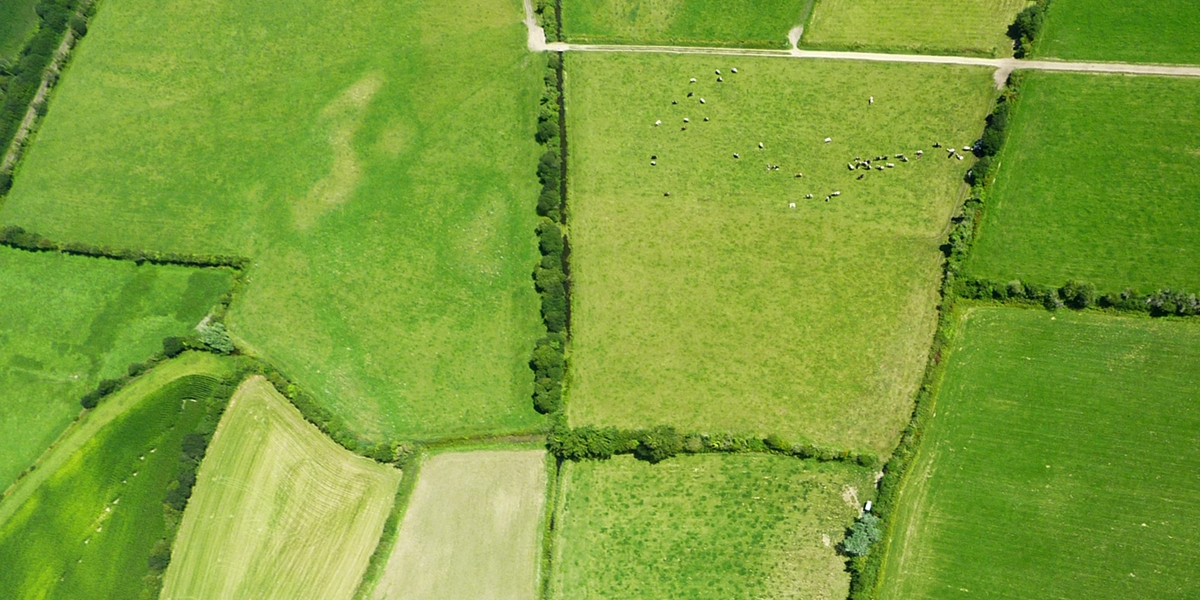
//> input picture Donnee2/Images/champ.jpg, 1200 x 600 px
$ ./main   (built with g++ and OpenCV 4)
//> lines starting //> are read from the running program, lines starting //| are printed output that depends on the picture
#include <iostream>
#include <opencv2/opencv.hpp>

std::vector<uchar> getVoisins(const cv::Mat &img, int x, int y)
{
    std::vector<uchar> voisins;
    for (int i = x - 1; i <= x + 1; i++)
    {
        for (int j = y - 1; j <= y + 1; j++)
        {
            if (i >= 0 && i < img.rows && j >= 0 && j < img.cols)
            {
                voisins.push_back(img.at<uchar>(i, j));
            }
        }
    }
    return voisins;
}

// Calculer le mediane des voisins d'un pixel donné
uchar mediane(const cv::Mat &img, int x, int y)
{
    std::vector<uchar> voisins = getVoisins(img, x, y);
    std::sort(voisins.begin(), voisins.end());
    return voisins[voisins.size() / 2];
}

int main()
{
    cv::Mat img = cv::imread("./Donnee2/Images/champ.jpg", cv::IMREAD_GRAYSCALE);
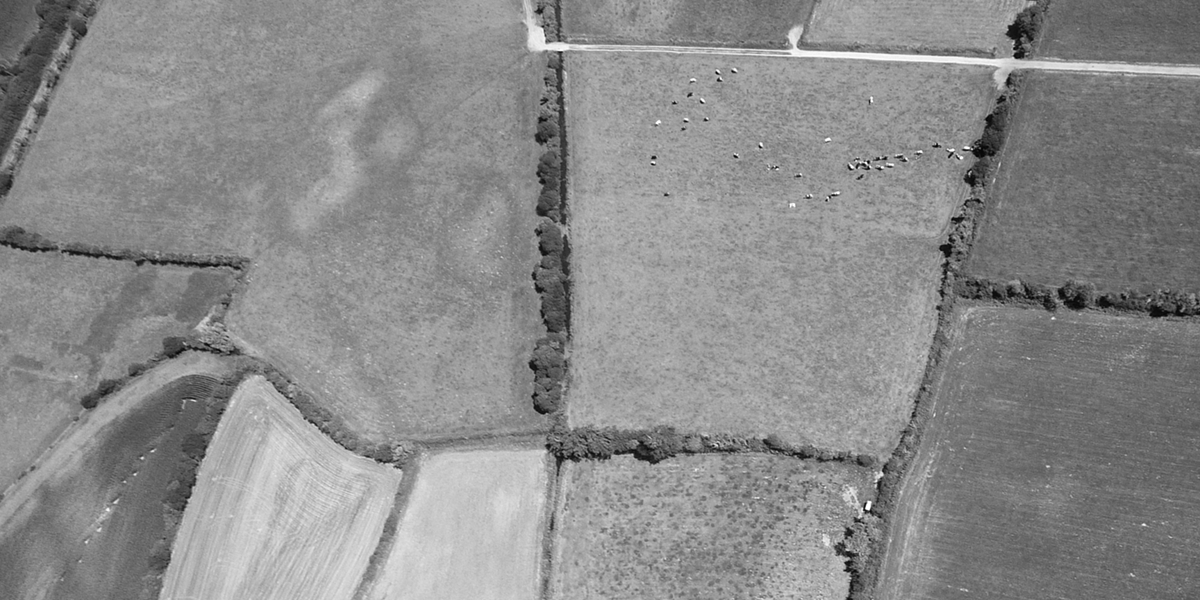
//> img: 600 rows x 1200 cols, CV_8UC1; min 1, max 255, mean 138.9
    // Copier l'image avant le filtrage
    cv::Mat img2 = img.clone();
    // Afficher l'image avant le filtrage
    // cv::imshow("Image1", img);
    std::vector<uchar> voisins = getVoisins(img, 1, 1);
//> after the loop in getVoisins, `for (int i = x - 1; i <= x + 1; i++)`: voisins = [84, 86, 82, 69, 72, 80, 73, 66, 77]
//> voisins = [84, 86, 82, 69, 72, 80, 73, 66, 77]

    for (int i = 0; i < img.rows; i++)
    {
        for (int j = 0; j < img.cols; j++)
        {
            img.at<uchar>(i, j) = mediane(img, i, j);
        }
    }

    // Afficher l'image
    // cv::imshow("Image2", img);
    // cv::waitKey(0); // Wait for a key press to close the window

    return 0;
}

/*
    x x x
    x p x
    x x x
*/

$ run again, with Donnee2/Images/fleurs1.jpg copied over Donnee2/Images/champ.jpg
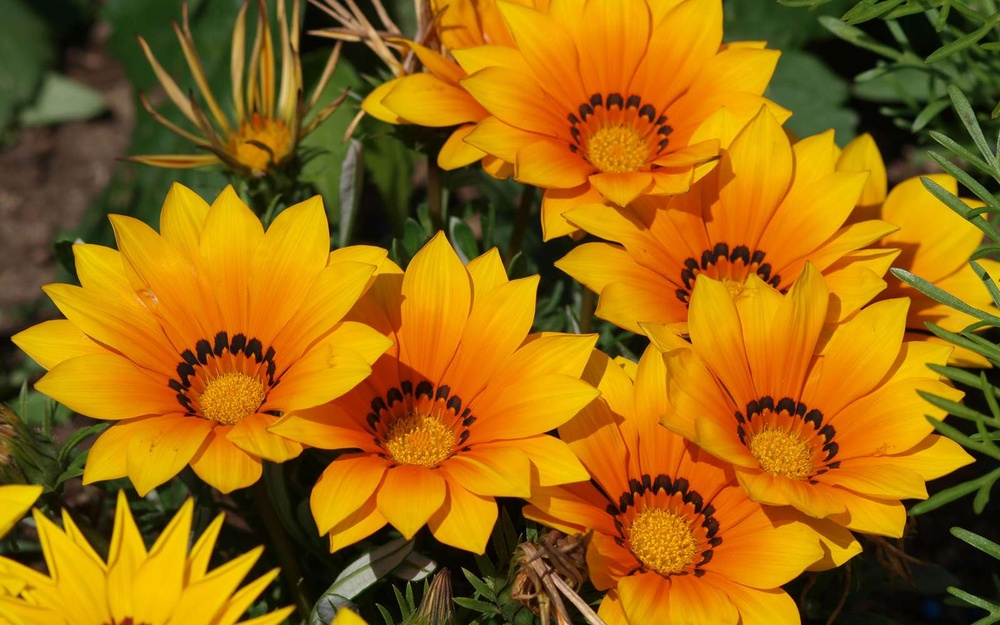
//> input picture Donnee2/Images/fleurs1.jpg, 1000 x 625 px, shrunk from 1600 x 1000 before the run
//> `cv::Mat img = cv::imread("./Donnee2/Images/champ.jpg", cv::IMREAD_GRAY..`:
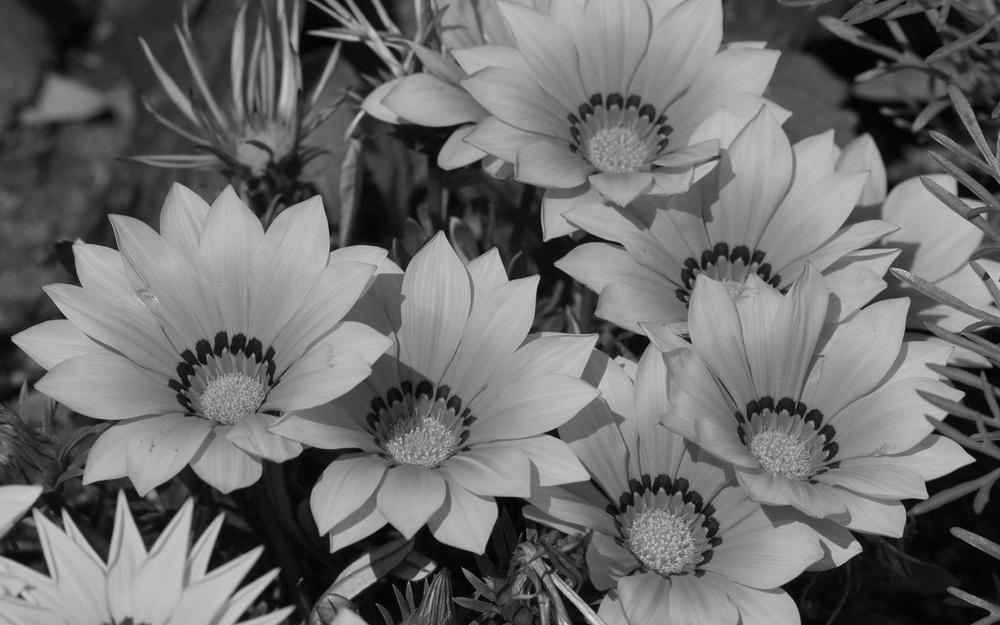
//> img: 625 rows x 1000 cols, CV_8UC1; min 0, max 221, mean 108.5
//> after the loop in getVoisins, `for (int i = x - 1; i <= x + 1; i++)`: voisins = [58, 58, 58, 58, 58, 58, 59, 58, 58]

$ run again, with Donnee2/Images/fleurs2.jpg copied over Donnee2/Images/champ.jpg
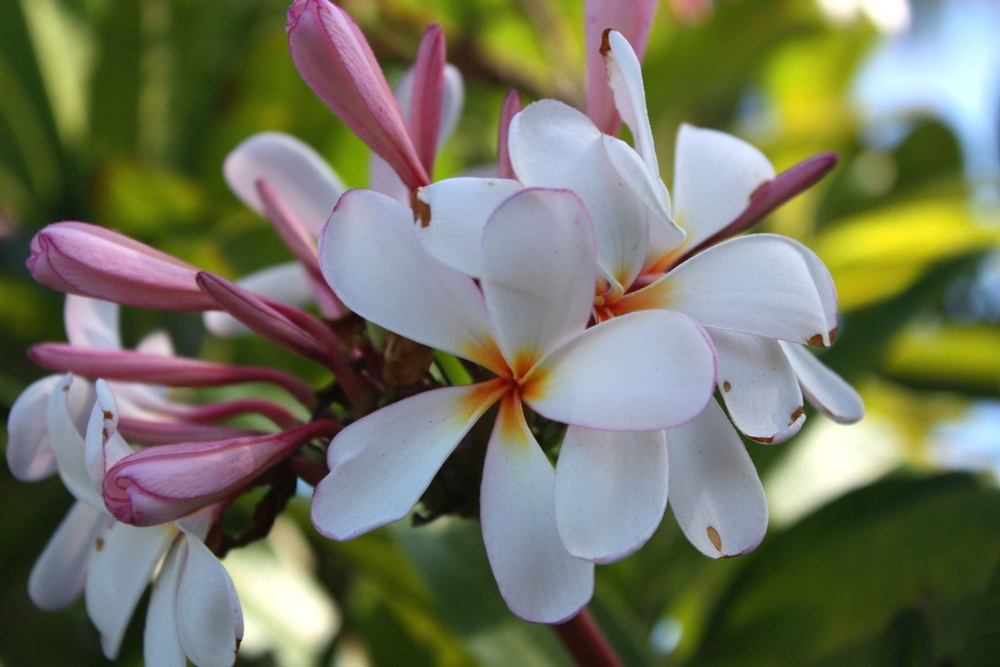
//> input picture Donnee2/Images/fleurs2.jpg, 1000 x 667 px, shrunk from 1600 x 1067 before the run
//> `cv::Mat img = cv::imread("./Donnee2/Images/champ.jpg", cv::IMREAD_GRAY..`:
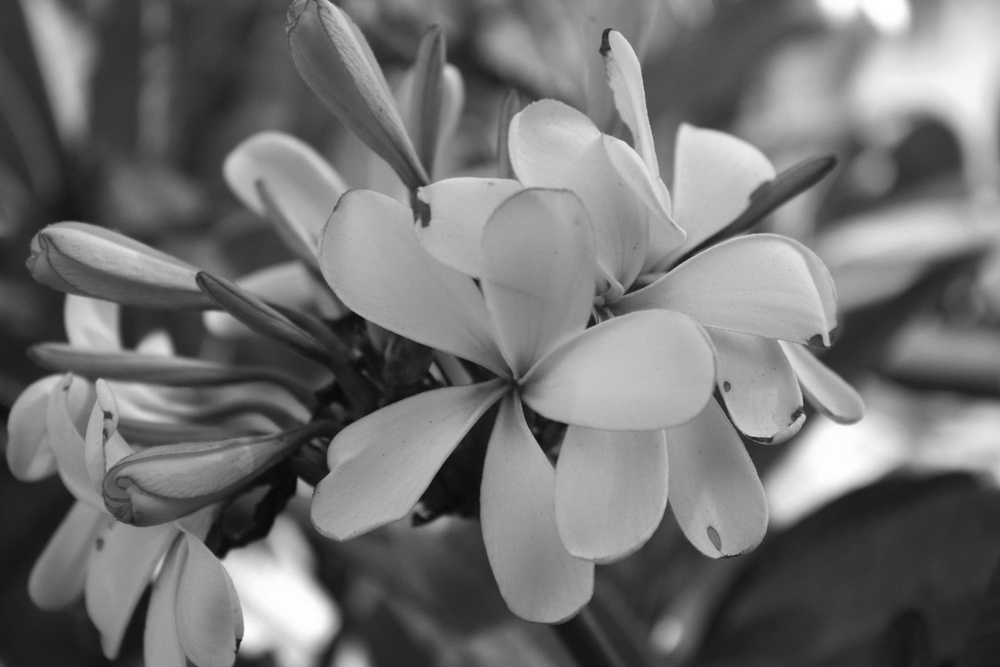
//> img: 667 rows x 1000 cols, CV_8UC1; min 8, max 255, mean 114.9
//> after the loop in getVoisins, `for (int i = x - 1; i <= x + 1; i++)`: voisins = [55, 54, 53, 52, 52, 52, 51, 51, 51]
